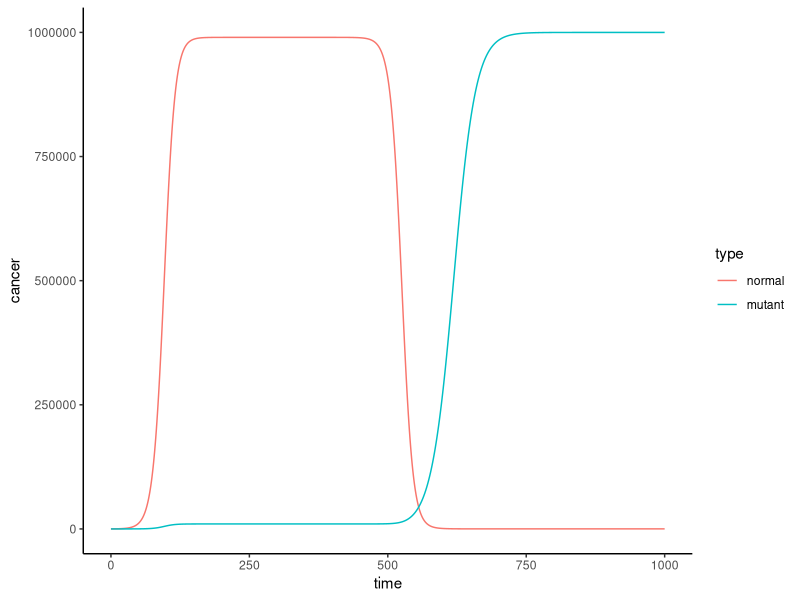

Source code (R):
library(ggplot2)
library(reshape2)

# set up parameters for the dynamic model
# assume drug treatment starting from day 300
time <- 1000
drug <- 300
N0 <- 99
M0 <- 1
Rn <- 0.1
Rm <- 0.1
Rn_drug <- -0.1
Rm_drug <- 0.05
k <- 1000000

# dynamic model
N <- numeric(length=time)
N[1] <- N0
M <- numeric(length=time)
M[1] <- M0
for (i in 1:time) {
  if (i>=drug) {
    N[i+1] <- N[i] + Rn_drug*N[i]*(1-(N[i]+M[i])/k)
    M[i+1] <- M[i] + Rm_drug*M[i]*(1-(N[i]+M[i])/k)
  }else {
    N[i+1] <- N[i] + Rn*N[i]*(1-(N[i]+M[i])/k)
    M[i+1] <- M[i] + Rm*M[i]*(1-(N[i]+M[i])/k)
  }
}

# plot line graphs for normal and mutant cancer cells
df <- data.frame(time=0:time, normal=N, mutant=M)
df_factor <- melt(df, id.vars="time", variable.name="type", value.name="cancer")
ggplot(data=df_factor, aes(x=time, y=cancer, colour=type)) +
  geom_line() + theme_classic()
  